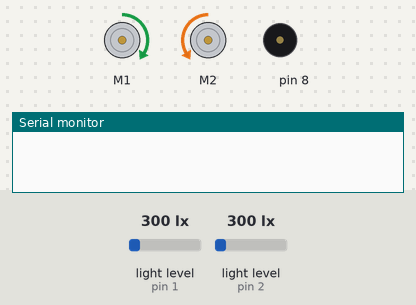
A sketch run on a simulated Arduino Uno, built with avr-gcc and run on an emulated ATmega328P. Shown: 2 × DC motor (green arrow = forward, orange = backward, longer = faster), buzzer (waves = sounding), the last lines printed to the serial monitor. Inputs (shaded band) come from the test bench; at power-on: light level (sensors on pin 1, pin 2) 300 lx.

Above: at 0.35 s.
At 2.8 s:
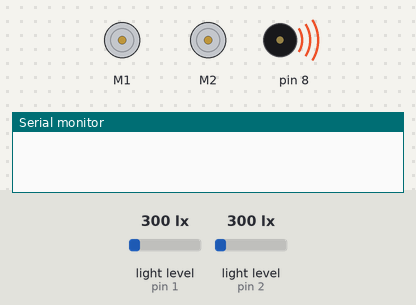
At 11.08 s:
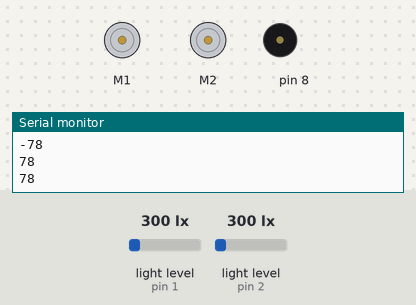
At 19.4 s:
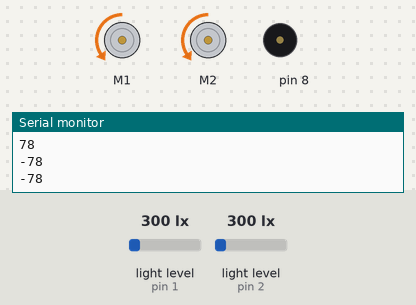
At 39.36 s:
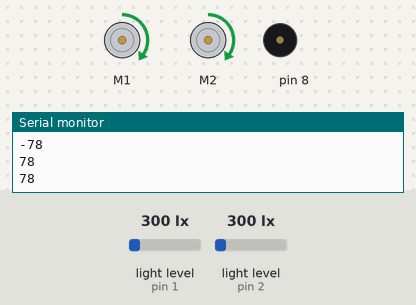
Timing chart, 0 to 40.0 s (numbered marks = the images above):
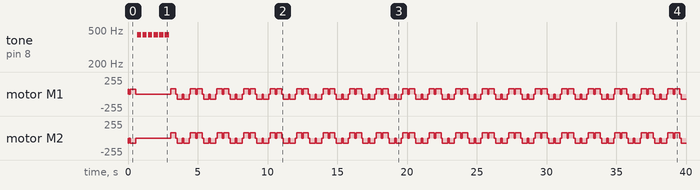

Measured:
- by itself, tone on pin 8: alternates 440 Hz for 0.30 s and silent for 0.10 s, 12 changes in all, then stays silent

The sketch:

line_maze_simple.ino
```cpp
/**Line maze solver
 * Jacob Regenstein
 *
 * Uses left turn rule
 *
 *
 */

#include "MeOrion.h"
//motor1 is right motor, motor 2 is left motor. I'd like to change this but it works as is and I don't want to introduce bugs
MeDCMotor motor1(M1);
MeDCMotor motor2(M2);
MeBuzzer buzzer;

#define NOTE_A4 440

uint8_t motorSpeed = 100;

//Default linear speed, in cm/s
double linearSpeed = 10.0;

//Default angular speed, in deg/s
double angularSpeed = 120.0;

//Scaling factor to convert the motor speed, in cm/s, to a value to send to controllers
double motSpeedLinearScalar = 7.5;

//scaling factor to convert angular rate, in deg/s, to a value to send the controllers
double motSpeedAngularScalar = .65;

//light sensors numbered consecutively, from left to right
MeLightSensor lightSensor1(PORT_1);
MeLightSensor lightSensor2(PORT_6);
MeLightSensor lightSensor3(PORT_5);
MeLightSensor lightSensor4(PORT_2);

//stops all motors
void stop(){
  motor1.stop();
  motor2.stop();
}

//moves the vehicle forward or backwards at the specified speed, in cm/s
void setLinearVel(double vel){
  if(0==vel){
    stop();
  }else{
    motor1.run((int)(vel*motSpeedLinearScalar));
    motor2.run(-(int)(vel*motSpeedLinearScalar));
  }
}

//sets linear forward speed, with a bias to one side or the other. Positive bias causes a curve to the left
void setLinearVel(double vel, double bias){
  if(0==vel){
    stop();
  }else{
    motor1.run((int)((vel + bias)*motSpeedLinearScalar));
    motor2.run(-(int)((vel - bias)*motSpeedLinearScalar));
  }
}

//turns the vehicle at the specified number of degrees per second. Left turn is positive
void setAngularVel(double vel){
  if(0==vel){
    stop();
  }else{
    motor1.run((int)(vel*motSpeedAngularScalar));
    Serial.println((int)(vel*motSpeedAngularScalar));
    motor2.run((int)(vel*motSpeedAngularScalar));
  }
}

//moves forward the specified number of cm
void move(double x){
  stop();
  setLinearVel(linearSpeed);
  delay((int)(1000.0*(x / linearSpeed)));
  stop();
  delay(100);
}

//turns by a given angle, in degrees
void turn(double theta){
  stop();
  if(theta>0){
    setAngularVel(angularSpeed);
  }else if(theta<0){
    setAngularVel(-angularSpeed);
  }
  delay(abs((1000.0*(theta / angularSpeed))));
  stop();
  delay(100);
}

//returns true if sensor 1 (leftmost sensor) detects a white surface. The following functions do the same, sensors are numbered sequentially left to right.
boolean sensor1(){
  return lightSensor1.read() > 500;
}
boolean sensor2(){
  return lightSensor2.read() > 500;
}
boolean sensor3(){
  return lightSensor3.read() > 500;
}
boolean sensor4(){
  return lightSensor4.read() > 500;
}

//keeps the robot on the line. calls evaluateIntersection when it reaches one. It requires lines that are thicker than the two sensors, otherwise it will think it's hit a dead end
void lineFollow(){
  setLinearVel(10);
  //go until we reach an intersection
  while(sensor1() && sensor4()){
    //if we're off to the left turn right
    if(!sensor3()&& sensor2()){
      setLinearVel(10,-5);
      while(!sensor3()&& sensor2()){
        //delay(5);
      }
      setLinearVel(10);
    }
    //if we're off to the right turn left
    if(!sensor2()&& sensor3()){
      setLinearVel(10,5);
      while(!sensor2()&& sensor3()){
        //delay(5);
      }
      setLinearVel(10);
    }
    if(sensor2() && sensor3()){
      uTurn();
      setLinearVel(10);
    }
    delay(10);
  }
  //call evaluateIntersection()
  evaluateIntersection();
}

//called when we get to an intersection
void evaluateIntersection(){
  //move farward just a bit so we can make sure the sensors are over the intersection
  move(0.5);
  boolean backleft = !sensor1();
  boolean backright = !sensor4();
  //move forward so we can either turn onto lines or detect if we're at the goal.
  move(4);
  boolean frontleft = !sensor1();
  boolean frontright = !sensor4();
  //check if we've reached the goal
  if(frontleft && frontright) celebrate();
  //if we can turn left, turn left
  move(4);
  if(backleft){
    left();
    lineFollow();
  //if we can't turn left decide if we should turn right or straight
  }else{
    //if we can go straight, go straight
    if(!sensor2() || !sensor3()){
      lineFollow();
    //if not turn right
    }else{
      right();
      lineFollow();
    }
  }
}

//turns to the left, then calls lineFollow
void left(){
  //get off the line
  turn(80);
  setAngularVel(angularSpeed);
  //turn until we see the next line
  while(sensor2() || sensor3()){
    //delay(10);
  }
  stop();
  lineFollow();
}

//turns to the right, then calls lineFollow
void right(){
  //get off the line
  turn(-80);
  setAngularVel(-angularSpeed);
  //turn until we see the next line
  while(sensor2() || sensor3()){
    //delay(10);
  }
  stop();
  lineFollow();
}

//turns around, stops on line. Called within lineFollow
void uTurn(){
  move(14);
  turn(160);
  setAngularVel(angularSpeed);
  while(sensor2() || sensor3()){
    //delay(10);
  }
  stop();
}


//behavior when reach goal
void celebrate(){
    for (int n=0; n<6; n++){
      buzzer.tone(NOTE_A4,300);
      delay(100);
      buzzer.noTone();
    }
  //We don't want this loop to end, otherwise the loop function will call lineFollow() again
  while(true){
    turn(45);
    turn(-45);
    turn(-45);
    turn(45);
  }
}

void setup() {
  // put your setup code here, to run once:
  // initialize serial communications at 9600 bps
  Serial.begin(9600);
}

void loop() {
  //don't actually need to loop this, but it doesn't really matter. Linefollow will never terminate.
  lineFollow();
}
```
